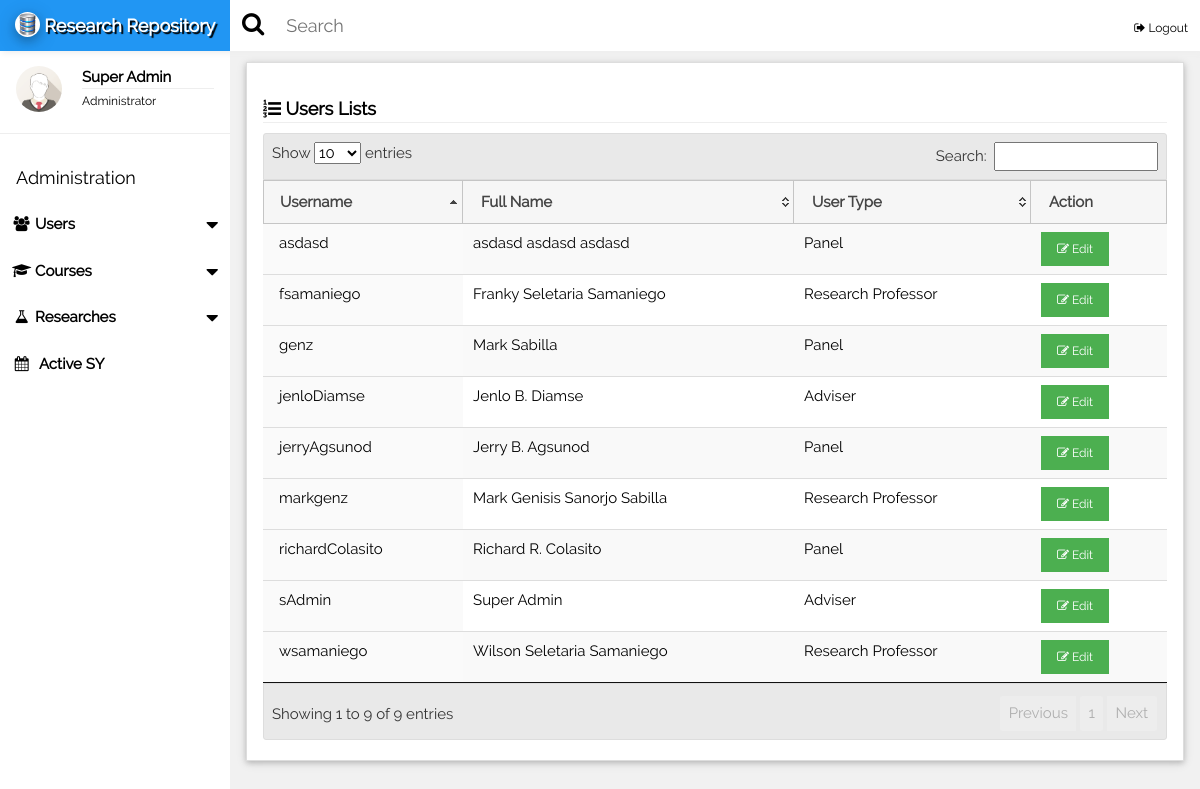
Page /admin/index.php?list=true (signed in) on the committed database.
### tables this page shows
CREATE TABLE `users` (
  `id` int(10) UNSIGNED NOT NULL,
  `first_name` varchar(255) NOT NULL,
  `middle_name` varchar(255) NOT NULL,
  `last_name` varchar(255) NOT NULL,
  `username` varchar(255) NOT NULL,
  `password` varchar(255) NOT NULL,
  `user_type` varchar(10) NOT NULL,
  `date_added` varchar(255) NOT NULL,
  `date_modified` varchar(255) NOT NULL,
  `deptID` int(3) NOT NULL
);

### admin/index.php (the view, shortened to what this page needs)
<!DOCTYPE html>
<html>
<link rel="stylesheet" type="text/css" href="../google/fafa.css">
<link href="../dist/css/select2.min.css" rel="stylesheet" />
<link href='../css/fullcalendar.min.css' rel='stylesheet' />
<link href='../css/fullcalendar.print.min.css' rel='stylesheet' media='print' />
<link href='../css/dataTables.jqueryui.min.css' rel='stylesheet'/>
<link href='../css/jquery-ui.css' rel='stylesheet'  />
<link rel="stylesheet" href="../css/w3.css">
<link href="../research/summernote.css" rel="stylesheet">
<body class="w3-light-grey">
<div class=" w3-row w3-bar w3-top w3-white w3-large" style="z-index:9999;box-shadow:2px 2px 6px #eee;">
	<div class="w3-hide-small w3-bar-item w3-blue" style="width:230px;text-align:center;text-shadow:2px 2px 1px #000;font-weight:bold;">
		<a href="../admin/" style="text-decoration:none;"> <img src="../images/logo.png" class="w3-white w3-circle w3-card-4" width="25" height="25" />   Research Repository</a>
	</div>
	<div class="w3-hide-small">
	<span class="fa fa-search w3-bar-item fa-lg" style="padding-top:15px !important;"></span>
	<input class="w3-input w3-bar-item w3-block w3-rest" type="text" placeholder="Search" style="padding-left:10px !important; min-width:50%;">
	<span class="w3-bar-item w3-right">
		<a href="../logout.php" class="w3-small "style="text-decoration:none;"><i class="fa fa-sign-out fa-fx"></i> Logout</a>
	</span>
	</div>
</div>
<nav class="w3-sidebar w3-collapse w3-white w3-animate-left" style="z-index:3;width:230px;" id="mySidebar"><br>
  <div class="w3-container w3-row">
    <div class="w3-col s4">
      <img src="../images/avatar.png" class="w3-circle w3-margin-right" style="width:46px">
    </div>
    <div class="w3-col s8 w3-bar">
      <span><strong>Super Admin</strong></span><br>
	  <hr style="margin:0px;"/>
	  <small>Administrator</small>
    </div>
  </div>
  <hr>
  <div class="w3-container">
    <h5>Administration</h5>
  </div>
  <div class="w3-bar-block">
	 <div class="w3-bar-item w3-button w3-padding w3-hover-blue" onclick="open_nav_accord('a1')">
		<i class="fa fa-users fa-fw"></i> <b>Users</b> <i class="fa fa-caret-down w3-right fa-lg" style="position:relative;top:5px;"></i>
	 </div>
	 <div class="w3-bar-item w3-button w3-padding w3-hover-blue" onclick="open_nav_accord('a3')">
		<i class="fa fa-graduation-cap fa-fw"></i> <b>Courses</b> <i class="fa fa-caret-down w3-right fa-lg" style="position:relative;top:5px;"></i>
	 </div>
	 <div class="w3-bar-item w3-button w3-padding w3-hover-blue" onclick="open_nav_accord('a2')">
		<i class="fa fa-flask fa-fw"></i> <b>Researches</b> <i class="fa fa-caret-down w3-right fa-lg" style="position:relative;top:5px;"></i>
	 </div>
    <a href="javascript:void(0);" onclick="document.getElementById('activeSYModal').style.display='block';" class="w3-bar-item w3-button w3-padding"><i class="fa fa-calendar fa-fw"></i>  <b>Active SY</b></a>
	<br><br>
  </div>
</nav>
<div class="w3-main" style="margin-left:230px;margin-top:43px;">
	<div class="w3-container">
		<div class="w3-white w3-card-2" id="calendar_container"  style="margin-top:2%;padding-bottom:20px;border:1px solid #ddd">
			<?php
				if(isset($_GET['list'])){
			?>
			<header class="w3-container" style="padding-top:22px">
				<h5><b><i class="fa fa-list-ol fa-fx"></i> Users Lists</b><hr style="margin:0px" /></h5>
			</header>
			<div class="w3-container">
				<table id="userListTbl" class="w3-table w3-text-black display dataTable no-footer">
					<thead>
						<tr>
							<th>Username</th>
							<th>Full Name</th>
							<th>User Type</th>
							<th>Action</th>
						</tr>
					</thead>
					<tbody>
						<?php
							$sql = mysql_query("SELECT * FROM `users` WHERE `username`!='admin'");
							while($row = mysql_fetch_assoc($sql)){
						?>
						<tr>
							<td><?php echo $row['username'];?></td>
							<td><?php echo $row['first_name'].' '.$row['middle_name'].' '.$row['last_name']?></td>
							<td><?php
								if($row['user_type'] == 1){
									echo "Super Administrator";
								}else if($row['user_type'] == 2){
									echo "Research Professor";
								}else if($row['user_type'] == 3){
									echo "Panel";
								}else{
									echo "Adviser";
								}
							?></td>
							<td>
								<button class="w3-button w3-green w3-small"><span class="fa fa-edit fa-fx"></span> Edit</button>
							</td>
						</tr>
						<?php }?>
					</tbody>
				</table>
			</div>
			<?php }?>
		</div>
	</div>
</div>
</body>
</html>

### google/fafa.css (style rules this page uses)
.fa { display:inline-block;font:normal normal normal 14px/1 FontAwesome;font-size:inherit;text-rendering:auto;-webkit-font-smoothing:antialiased;-moz-osx-font-smoothing:grayscale }
.fa-lg { font-size:1.33333333em;line-height:.75em;vertical-align:-15% }
.fa-fw { width:1.28571429em;text-align:center }
.fa-search:before { content:"\f002" }
.fa-edit:before,.fa-pencil-square-o:before { content:"\f044" }
.fa-calendar:before { content:"\f073" }
.fa-sign-out:before { content:"\f08b" }
.fa-group:before,.fa-users:before { content:"\f0c0" }
.fa-flask:before { content:"\f0c3" }
.fa-list-ol:before { content:"\f0cb" }
.fa-caret-down:before { content:"\f0d7" }
.fa-mortar-board:before,.fa-graduation-cap:before { content:"\f19d" }

### admin/index.php (style rules this page uses)
html,body,h1,h2,h3,h4,h5 { font-family: "Raleway", sans-serif }
.w3-bar-item { padding:12px !important; }

### rows in the picture
users: username "fsamaniego", first_name "Franky", middle_name "Seletaria", last_name "Samaniego", user_type "Research Professor"
users: username "wsamaniego", first_name "Wilson", middle_name "Seletaria", last_name "Samaniego", user_type "Research Professor"
users: username "richardColasito", first_name "Richard", middle_name "R.", last_name "Colasito", user_type "Panel"
users: username "jenloDiamse", first_name "Jenlo", middle_name "B.", last_name "Diamse", user_type "Adviser"
users: username "jerryAgsunod", first_name "Jerry", middle_name "B.", last_name "Agsunod", user_type "Panel"
users: username "markgenz", first_name "Mark Genisis", middle_name "Sanorjo", last_name "Sabilla", user_type "Research Professor"
users: username "genz", first_name "Mark", last_name "Sabilla", user_type "Panel"
users: username "sAdmin", first_name "Super", last_name "Admin", user_type "Adviser"
users: username "asdasd", first_name "asdasd", middle_name "asdasd", last_name "asdasd", user_type "Panel"
